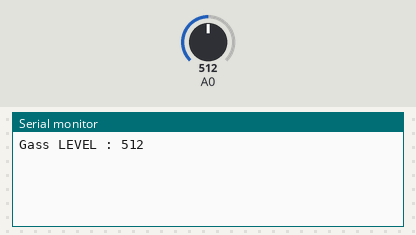
Recording of a sketch running on a simulated ESP8266 (NodeMCU). On the bench: the last lines printed to the serial monitor. The inputs (shaded band) are chosen by the test bench; at power-on: A0 = 512. WiFi joins after 1.5 s; servers stay silent unless stated.

Above: at 3.0 s.
3.1 s: A0 set to 660
At 4.4 s:
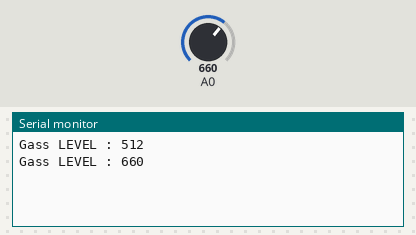
4.6 s: A0 set to 640
At 5.3 s:
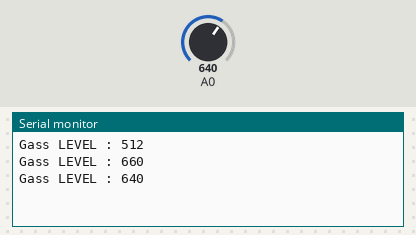
Timing chart, 0 to 7.6 s (numbered marks = the images above; inputs shaded):
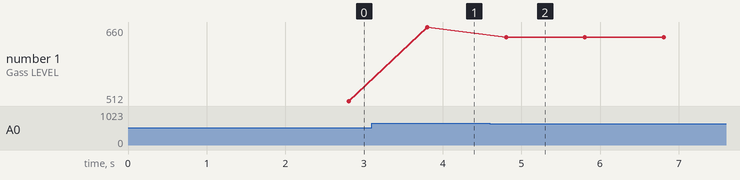

Measured:
- after the input at 3.1 s, the serial monitor: prints a new line after 0.70 s (image 1)
- after the input at 4.6 s, the serial monitor: prints a new line after 0.20 s (image 2)
- plotted number 1: 512 → 660 after the input at 3.1 s, 660 → 640 after the input at 4.6 s

The sketch:

gas.ino
```cpp
#define BLYNK_PRINT Serial    // Comment this out to disable prints and save space
#include <SPI.h>
#include <ESP8266WiFi.h>
#include <BlynkSimpleEsp8266.h>
#include <Adafruit_Sensor.h>

char auth[] = "8133d7571ca6421bb11c281bc606f496"; //Enter the Auth code which was send by Blink

// Your WiFi credentials.
// Set password to "" for open networks.
char ssid[] = "zam";  //Enter your WIFI Name
char pass[] = "12345678";  //Enter your WIFI Password
int value = 0;
SimpleTimer timer;
WidgetLED led1(V7);
WidgetLED led2(V8);

// This function sends Arduino's up time every second to Virtual Pin (5).
// In the app, Widget's reading frequency should be set to PUSH. This means
// that you define how often to send data to Blynk App.
void sendSensor()
{

   value= analogRead(A0);
  Serial.print("Gass LEVEL : ");
  Serial.println(value);

                                                                        if(value>650)
                                                                        {
                                                                            led1.on();
                                                                            delay(1000);
                                                                        }
                                                                       else
                                                                       {
                                                                           led2.on();

                                                                            delay(1000);

                                                                       }

                                                                      led1.off();
                                                                      led2.off();
                                                                      Blynk.virtualWrite(V4, value);

}

void setup()
{
  Serial.begin(9600); // See the connection status in Serial Monitor
  Blynk.begin(auth, ssid, pass);
   timer.setInterval(1000L, sendSensor);

}

void loop()
{
  Blynk.run(); // Initiates Blynk
  timer.run(); // Initiates SimpleTimer
}
```
